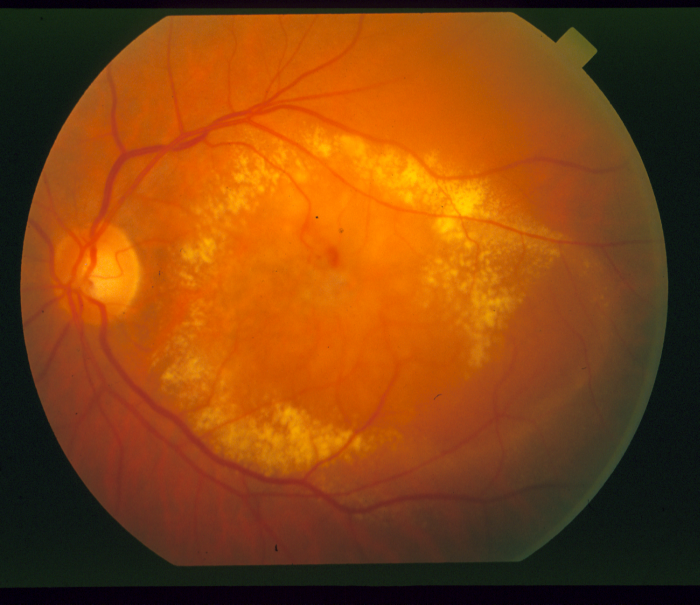
%> input picture dataset/stare-images/im0002.ppm/im0002.ppm, 700 x 605 px
$ octave main.m   (GNU Octave 9; MATLAB toolbox functions it lacks are replaced by stand-ins)
%> lines starting %> are read from the running program, lines starting %| are printed output that depends on the picture; in (x1, y1, x2, y2) boxes, pixels count from 0 and x2, y2 are one past the last pixel; in counts of white or black regions, pixels touching at a corner belong together; the program's own positions count from 1
clc
clear all
close all
%%
%Parameters
W = (1/(31*31))*ones(31);
c = 2.3;
sThin=1;
lThin=5;
sThick=1.5;
lThick=9;
sThinFDOG=sThin;
lThinFDOG=lThin;
sThickFDOG =sThick;
lThickFDOG=lThick;
direction=8;
%reads image
A=imread('im0002.ppm');
%> A is the input picture: size 605x700x3 uint8; mean R, G, B 131.7, 68.2, 16.3
%A=double(A);
% figure,imshow(A,[]);

%Green Channel extraction
gA=A(:,:,2);
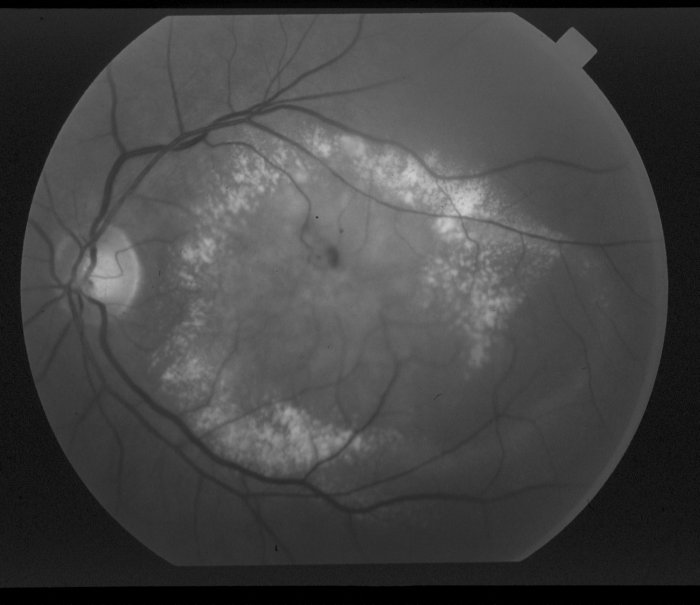
%> gA: size 605x700 uint8; min 0, max 207, mean 68.2
figure,imshow(gA,[]);
%%


%Match-Filter Kernel for thin vessel

kerThin=meshgrid(-3:3,1);
kerThin=(-1/(sqrt(2*pi)*sThin))*exp(-(kerThin.^2)/(2*(sThin^2)));

% [6 lines of commented-out code are left out]
mThin = mean(kerThin);
kerThin=kerThin-mThin;
% l=5
kerThin=repmat(kerThin,[lThin 1]);

%we got the kernel now we filter it in 8 directions
thinFilterimg=zeros(size(gA,1),size(gA,2),direction);
% figure;
for i=1:direction
    MaskKerthin=imrotate(kerThin,(i-1)*(180/direction),'bicubic','crop');
    temp = imfilter(gA,MaskKerthin);
    temp=double(temp);
    temp = temp - min(temp(:));
    temp = temp./max(temp(:));
    temp = temp.*255;
    thinFilterimg(:,:,i) = temp;
%     subplot(2,4,i),imshow(MaskKerthin,[]);
end
%> this loop made 8 passes
%> pass 1, `temp=double(temp);`:
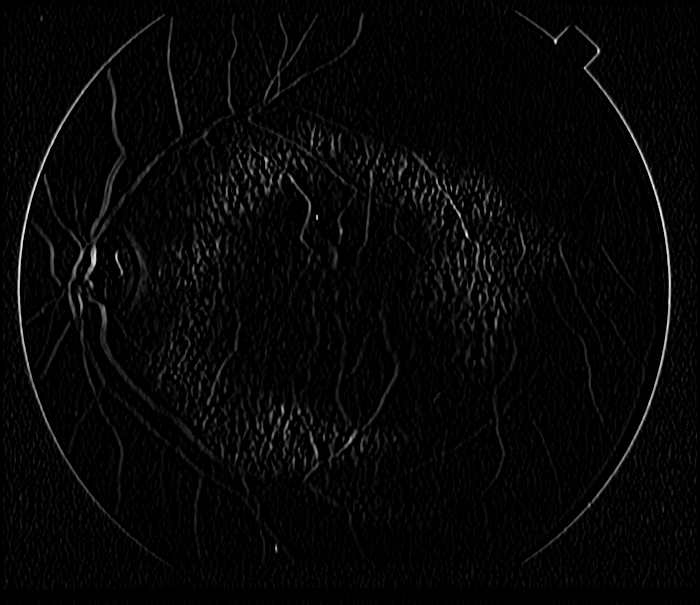
%> temp: size 605x700 double; min 0, max 61, mean 1.6; mean of the top-left, top-right, bottom-left and bottom-right quarters 2.1, 1.6, 1.5, 1.1; drawn with min black and max white
finalThin=max(thinFilterimg,[],3);
% finalThin=sum(thinFilterimg,3)/3;
% figure,imshow(finalThin,[]);
%%
uhThin=mean(mean(finalThin));
%> uhThin = 7.26


%Match-Filter Kernel for thick vessel

kerThick=meshgrid(-4:4,1);
kerThick=(-1/(sqrt(2*pi)*sThick))*exp(-(kerThick.^2)/(2*(sThick^2)));
% [5 lines of commented-out code are left out]
mThick=mean(kerThick);
kerThick=kerThick-mThick;
%l=9
kerThick=repmat(kerThick,[lThick 1]);
%we got the kernel and we now filter in 8 directions
thickFilterimg=zeros(size(gA,1),size(gA,2),direction);
for l=1:direction
    MaskKerthick=imrotate(kerThick,(l-1)*(180/direction),'bicubic','crop');
    temp=imfilter(gA,MaskKerthick);
    temp=double(temp);
    temp = temp - min(temp(:));
    temp = temp./max(temp(:));
    temp = temp.*255;
    thickFilterimg(:,:,l) = temp;
    %thickFilterimg(:,:,l)= imfilter(gA,MaskKerthick);
end
finalThick= max(thickFilterimg,[],3);
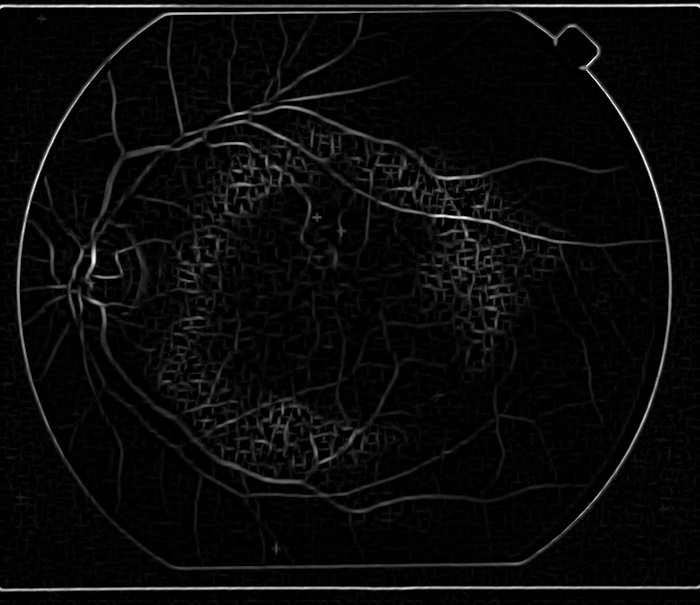
%> finalThick: size 605x700 double; min 0, max 255, mean 10.2
% finalThick=sum(thickFilterimg,3)/3;
% figure,imshow(finalThick,[]);
%%
uhThick=mean(mean(finalThick));
%> uhThick = 10.21

%MF of image
finalMF=max(finalThick,finalThin);
figure,imshow(finalMF,[]);
%FDOG for thin vessels

kerThinFDOG=meshgrid(-3:3,1);
kerThinFDOG=kerThinFDOG.*((1/(sqrt(2*pi)*(sThinFDOG^3)))*exp(-(kerThinFDOG.^2)/(2*(sThinFDOG^2))));
% l=5
kerThinFDOG=repmat(kerThinFDOG,[lThin 1]);
%we got the kernel now we filter it in 8 directions
thinFilterimgFDOG=zeros(size(gA,1),size(gA,2),direction);
for m=1:direction
    MaskKerFDOG=imrotate(kerThinFDOG,(m-1)*(180/direction),'bicubic','crop');
    temp= imfilter(gA,MaskKerFDOG);
    temp=double(temp);
    temp = temp - min(temp(:));
    temp = temp./max(temp(:));
    temp = temp.*255;
    thinFilterimgFDOG(:,:,m)=temp;
end
%> this loop made 8 passes
%> pass 1, `temp = temp./max(temp(:));`:
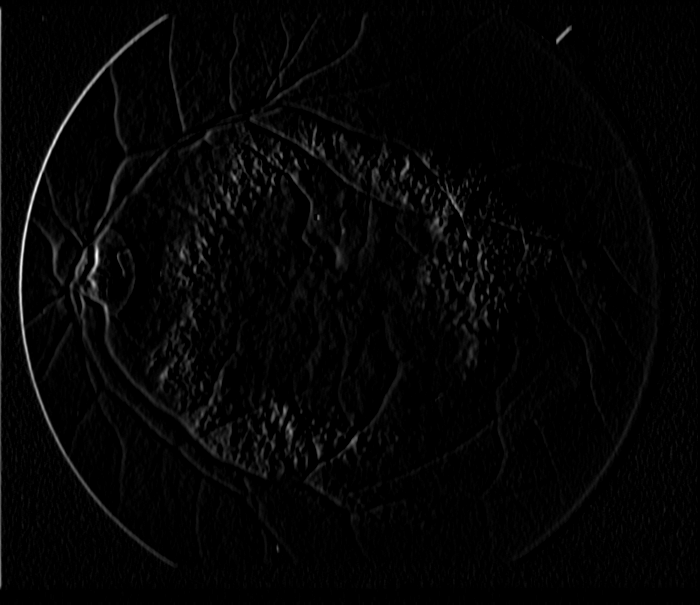
%> temp: size 605x700 double; min 0, max 1, mean 0.0194
finalThinFDOG=max(thinFilterimgFDOG,[],3);
finalThinFDOGmean= imfilter(finalThinFDOG,W);
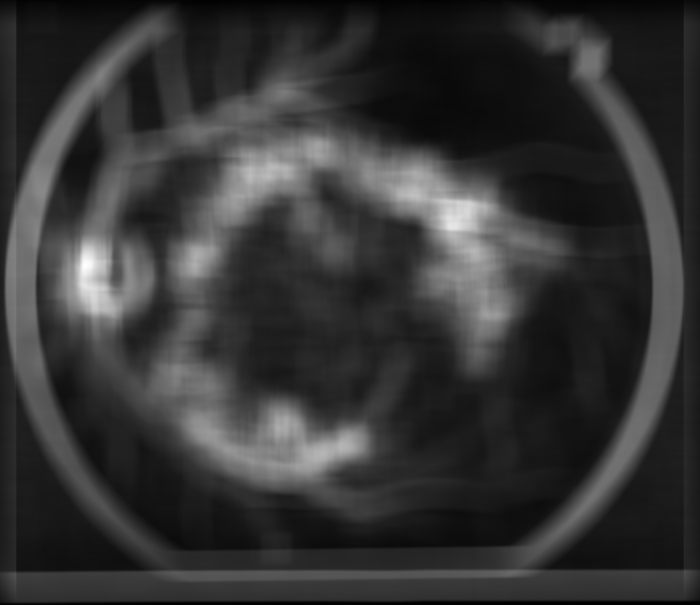
%> finalThinFDOGmean: size 605x700 double; min 0.11, max 63.85, mean 13.5; drawn with min black and max white
% figure,imshow(finalThinFDOGmean,[]);
%%
finalThinFDOGmeannorm=finalThinFDOGmean./norm(finalThinFDOGmean(:));

% figure,imshow(finalThinFDOGmeannorm,[]);
%%
%finalThinFDOGmeannorm= mat2gray(finalThinFDOGmean);
Tthin= (1+ finalThinFDOGmeannorm)*(c*uhThin);

%FDOG for thick vessels

kerThickFDOG=meshgrid(-4:4,1);
kerThickFDOG=kerThickFDOG.*((1/(sqrt(2*pi)*(sThickFDOG^3)))*exp(-(kerThickFDOG.^2)/(2*(sThickFDOG^2))));
%l=9
kerThickFDOG=repmat(kerThickFDOG,[lThick 1]);
%we got the kernel and we now filter in 8 directions
thickFilterimgFDOG=zeros(size(gA,1),size(gA,2),direction);
for f=1:direction
    MaskKerFDOG=imrotate(kerThickFDOG,(f-1)*(180/direction),'bicubic','crop');
    temp= imfilter(gA,MaskKerFDOG);
    temp=double(temp);
    temp = temp - min(temp(:));
    temp = temp./max(temp(:));
    temp = temp.*255;

    thickFilterimgFDOG(:,:,f)=temp;
end
finalThickFDOG= max(thickFilterimgFDOG,[],3);
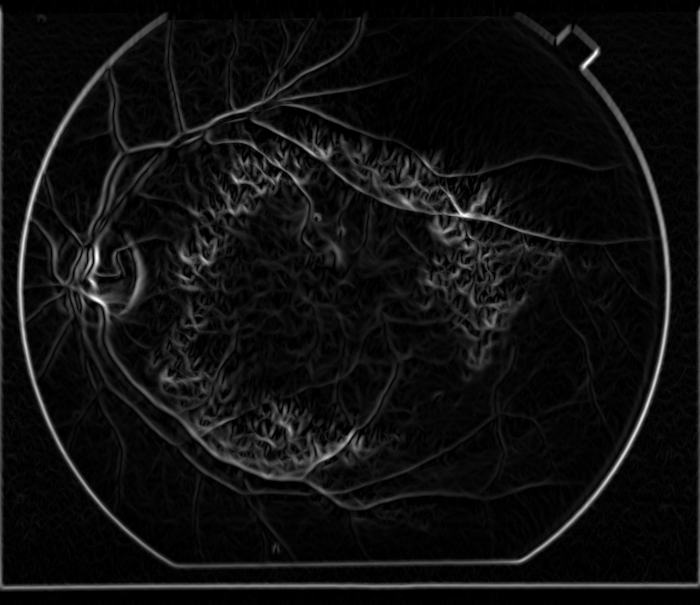
%> finalThickFDOG: size 605x700 double; min 0, max 255, mean 15.9
finalThickFDOGmean=imfilter(finalThickFDOG,W);
% figure,imshow(finalThickFDOGmean,[]);
%%
finalThickFDOGmeannorm=finalThickFDOGmean./norm(finalThickFDOGmean(:));
% figure, imshow(finalThickFDOGmeannorm,[]);
%finalThickFDOGmeannorm=mat2gray(finalThickFDOGmean);
%%
Tthick=(1+finalThickFDOGmeannorm)*(c*uhThick);

%Mean normalized FDOG
Dm=max(finalThinFDOGmeannorm,finalThickFDOGmeannorm);
Tm=(1+Dm)*c*max(uhThin,uhThick);
figure,imshow(Dm,[]);
%FDOG of Image
T=max(Tthin,Tthick);

% [28 lines of commented-out code are left out]
result=finalMF-Tm;
result=uint8(result>=0);
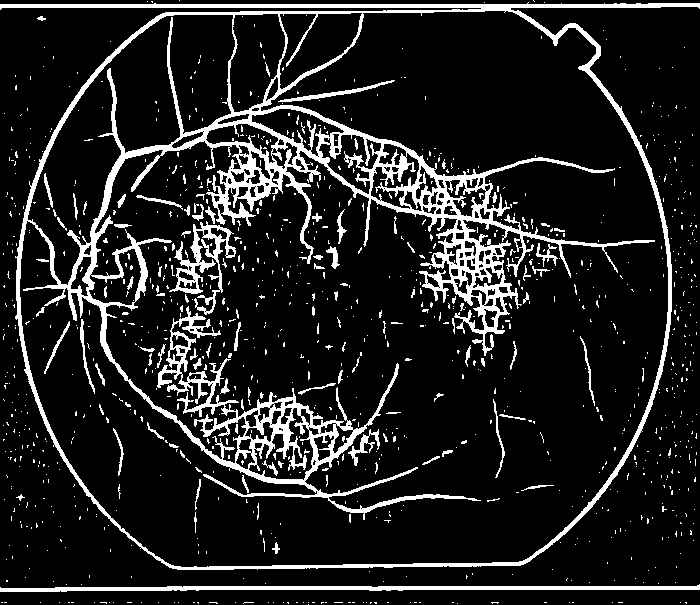
%> result: size 605x700 uint8; values 0 (black) and 1 (white), 13% white; 1068 white regions (974 under 20 px), largest, box (x1, y1, x2, y2) and area: (0, 2, 700, 570) 41311, (0, 584, 700, 592) 2850, (169, 221, 236, 315) 1729
figure,imshow(result,[]);
result=finalMF-T;
%> result: size 605x700 double
result=uint8(result>=0);

% figure,imshow(resultThick,[])
% figure,imshow(resultThin,[])

% result=or(resultThin,resultThick);
% figure,imshow(result,[]);

% level=graythresh(result);
% result=im2bw(result,level);
% figure,imshow(result,[]);
% result=bwareaopen(result,50);
% figure,imshow(result,[]);
